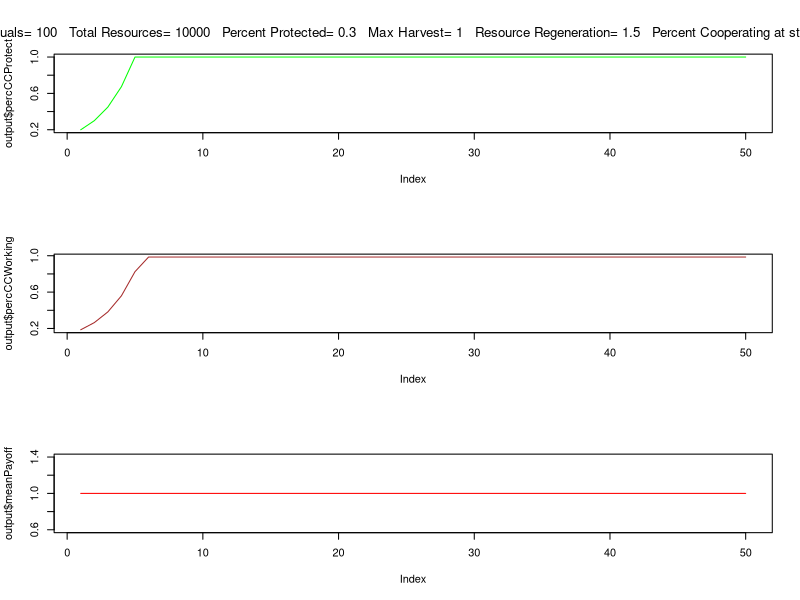
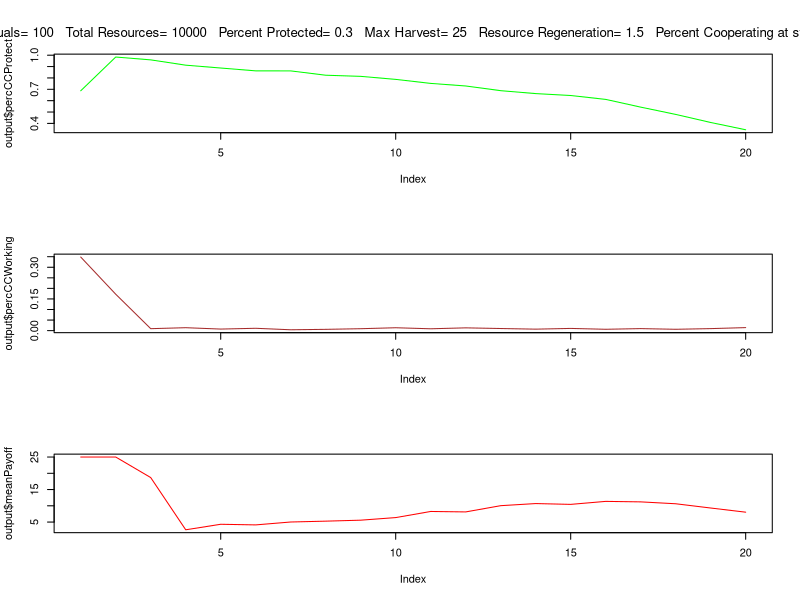

Write R code to recreate these figures, in order.


abm<-function(#Specified parameters
  Individuals=100, #number of total resource users in a population
  
  TotalCarryingCapacity=10000, #total available resource units
  
  StartPercCarryingCapacity = 0.7, #amount of resources available in the landscape at the start in proportion to CC
  
  PercProtected=0.3, #percent of the total resource that's in a protected area
  
  CoopPercStart=0.9, #percent of individuals who start by following the rules at t0
  
  TimeSteps=20,
  ResourceRegenerationPerTimeStep=1.5,
  harvestMax=25){
  
  ## Set parameters
  PercWorking= 1-PercProtected #percent of resource in a working landscape
  TotalCCResourceProtected=PercProtected*TotalCarryingCapacity #total resource units in carrying capacity of protected area
  TotalCCResourceWorking=PercWorking*TotalCarryingCapacity #total resource units in carrying capacity of working area
  StartResourceWorking = TotalCCResourceWorking*StartPercCarryingCapacity #number of resources in the working landscape starting
  StartResourceProtected = TotalCCResourceProtected*StartPercCarryingCapacity #number of resources in the protected landscape starting
  CoopNumStart= as.integer(CoopPercStart*Individuals) #number of individuals cooperating fully at t0
  DefNumStart= Individuals - CoopNumStart#number of individuals defecting at t0
  PercTimeProtected = c(rep(0,CoopNumStart),rbeta(DefNumStart,1,2)) #percent of their foraging time each indv spends in the PA
  PercTimeWorking = (1-PercTimeProtected)#percent of their foraging time each indv spends in the working landscape
  
  agents<-data.frame(PercTimeProtected,
                     PercTimeWorking,
                     PayoffProtectedLastTime = rep(NA,Individuals),
                     PayoffWorkingLastTime= rep(NA,Individuals))   #dataframe to be filled with initial payoffs
  
  ProtectPerDefect<-as.integer(StartResourceProtected/DefNumStart) #protected area resources per each individual harvesting there
  WorkingPerTotal<-as.integer(StartResourceWorking/Individuals) #working landscape resources per individual
  
  for ( i in 1:nrow(agents)){  #fill the starting df percent payoff from the protected landscape is a function of the amount 
    agent2<-agents[i,]   #of resources there per individual searching there, and a random draw with a chance of success equal to time spent
    agents[i,4]<-rbinom(1,WorkingPerTotal,agent2$PercTimeWorking)
    agents[i,4]<-ifelse(agents[i,4]>harvestMax,harvestMax,agents[i,4])
    agents[i,3]<- ifelse(agents[i,4]<= harvestMax,rbinom(1,ProtectPerDefect,agent2$PercTimeProtected),0) #if they didnt get the max harvest, then 
    agents[i,3]<-ifelse(agents[i,3]>harvestMax-agents[i,4],harvestMax-agents[i,4],agents[i,3])
    } #see what they get from the working landscape first
  
  
  
  agents$PayoffTotalLastTime<- agents$PayoffProtectedLastTime + agents$PayoffWorkingLastTime #total payoff is the sum of what they get from both areas
   
  
  output<-data.frame(timeStep = 1:TimeSteps, #create df to fill with the outputs from each time step
                     meanTimeProtect = rep(NA,TimeSteps),
                     meanTimeWorking = rep(NA,TimeSteps),
                     NumResourcesProtect = rep(NA,TimeSteps),
                     percCCProtect = rep(NA,TimeSteps),
                     NumResourcesWorking = rep(NA,TimeSteps),
                     percCCWorking = rep(NA,TimeSteps),
                     meanPayoff = rep(NA,TimeSteps))

output$meanTimeProtect[1] <- mean(agents$PercTimeProtected)  #fill it with the outouts from time 1
output$meanTimeWorking[1]  <- mean(agents$PercTimeWorking) 
output$NumResourcesProtect[1] <- StartResourceProtected-sum(agents$PayoffProtectedLastTime) 
output$NumResourcesWorking[1] <- StartResourceWorking-sum(agents$PayoffWorkingLastTime) 
output$percCCProtect[1]  <- output$NumResourcesProtect[1]/TotalCCResourceProtected
output$percCCWorking[1]  <- output$NumResourcesWorking[1]/TotalCCResourceWorking
output$meanPayoff[1]  <- mean(agents$PayoffTotalLastTime) 

  

for (t in 2:TimeSteps){  #run the abm for all o fthe time steps
  
#choose new strategy  

LastTimeAgents<-agents  #save the agents from the pervious time to a new df

LastTimePercTimeProtected<-LastTimeAgents$PercTimeProtected  #pull out the previous pretected foraging times as vector
LastTimePercWorking<-LastTimeAgents$PercTimeWorking  #pull out the previous working foraging times as vector

PercTimeProtected<-rep(NA,length(PercTimeProtected))  #nullify the previous perc time protected vector so we can fill it later and be confident the values changed
 for (j in 1:nrow(LastTimeAgents)){  
  ThisAgent<-LastTimeAgents[j,]      #modify the foraging strategy of each agent individualls
  OtherAgents<-LastTimeAgents[-j,]   #dataframe of ther agents for them to copy from
  ThisAgentPayoff<-ThisAgent$PayoffTotalLastTime   #payoff last time period for this agent
  OtherAgentSpecific<-OtherAgents[sample(nrow(OtherAgents),1),] #choose a specific agent for them to get paired up with
  OtherAgentPayoff<-OtherAgentSpecific$PayoffTotalLastTime  #Payoff the other agent recieved
  OtherAgentPercProtect<-OtherAgentSpecific$PercTimeProtected #strategy of other agent
  ThisAgentPercProtect<-ThisAgent$PercTimeProtected  #strategy of this agent
  
  PercTimeProtected[j]<-ifelse(ThisAgentPayoff >=OtherAgentPayoff,ThisAgent$PercTimeProtected,
                            (ThisAgentPercProtect+((OtherAgentPercProtect-ThisAgentPercProtect)/2))) #vector of new strategies
  
  #if this agent did better than the randomly selected agent then they keep their strategy
  #if they did worse thnan they modify their strategy to be the difference between their previou sstrategy and the randomly selected agent
  
}
  
PercTimeWorking<- 1-PercTimeProtected   #time foraging in the working landscape


agents<-data.frame(PercTimeProtected,   #new agent dataframe to fill
                   PercTimeWorking,
                   PayoffProtectedLastTime = rep(NA,Individuals),
                   PayoffWorkingLastTime= rep(NA,Individuals)) 


#New resource pools to pull from
#make sure they dont regenerate past their carrying capacity

NewProtectedResourcesTotal<-output$NumResourcesProtect[t-1] * ResourceRegenerationPerTimeStep
NewProtectedResourcesTotal<-ifelse(NewProtectedResourcesTotal<=  TotalCCResourceProtected,NewProtectedResourcesTotal, TotalCCResourceProtected)
NewWorkingResourcesTotal<-output$NumResourcesWorking[t-1] * ResourceRegenerationPerTimeStep
NewWorkingResourcesTotal<-ifelse(NewWorkingResourcesTotal<=TotalCCResourceWorking,NewWorkingResourcesTotal,TotalCCResourceWorking)

ProtectPerDefect<-as.integer(NewProtectedResourcesTotal/nrow(agents[agents$PercTimeProtected>0,])) #protected area resources per each individual harvesting there  
WorkingPerTotal<-as.integer(NewWorkingResourcesTotal/Individuals)


for ( i in 1:nrow(agents)){  #fill the starting df percent payoff from the protected landscape is a function of the amount 
  agent2<-agents[i,]   #of resources there per individual searching there, and a random draw with a chance of success equal to time spent
  agents[i,4]<-rbinom(1,WorkingPerTotal,agent2$PercTimeWorking)
  agents[i,4]<-ifelse(agents[i,4]>harvestMax,harvestMax,agents[i,4])
  agents[i,3]<- ifelse(agents[i,4]<= harvestMax,rbinom(1,ProtectPerDefect,agent2$PercTimeProtected),0) #if they didnt get the max harvest, then 
  agents[i,3]<-ifelse(agents[i,3]>harvestMax-agents[i,4],harvestMax-agents[i,4],agents[i,3])
} #see what they get from the working landscape first



agents$PayoffTotalLastTime<- agents$PayoffProtectedLastTime + agents$PayoffWorkingLastTime #total payoff is the sum of what they get from both areas

output$meanTimeProtect[t] <- mean(agents$PercTimeProtected)  #fill it with the outouts from time 1
output$meanTimeWorking[t]  <- mean(agents$PercTimeWorking) 
output$NumResourcesProtect[t] <- NewProtectedResourcesTotal-sum(agents$PayoffProtectedLastTime) 
output$NumResourcesWorking[t]  <- NewWorkingResourcesTotal-sum(agents$PayoffWorkingLastTime)
output$percCCProtect[t]  <- output$NumResourcesProtect[t]/TotalCCResourceProtected
output$percCCWorking[t]  <- output$NumResourcesWorking[t]/TotalCCResourceWorking
output$meanPayoff[t]  <- mean(agents$PayoffTotalLastTime)

}

par(mfrow=c(3,1))
plot(output$percCCProtect, type = 'l',col="green")
plot(output$percCCWorking, type = 'l',col="brown")
plot(output$meanPayoff, type = 'l',col="red")
mtext(paste("Individuals=",Individuals,
            "  Total Resources=",TotalCarryingCapacity,
            "  Percent Protected=",PercProtected,
          "  Max Harvest=",harvestMax,
           "  Resource Regeneration=",ResourceRegenerationPerTimeStep,
            "  Percent Cooperating at start",CoopPercStart ), side=3, outer=TRUE, line=-3,cex=0.8)



 return(output) 
}

abm(harvestMax = 1,ResourceRegenerationPerTimeStep = 1.5,TimeSteps = 50,CoopPercStart = 0.5,StartPercCarryingCapacity = 0.2)


abm()
